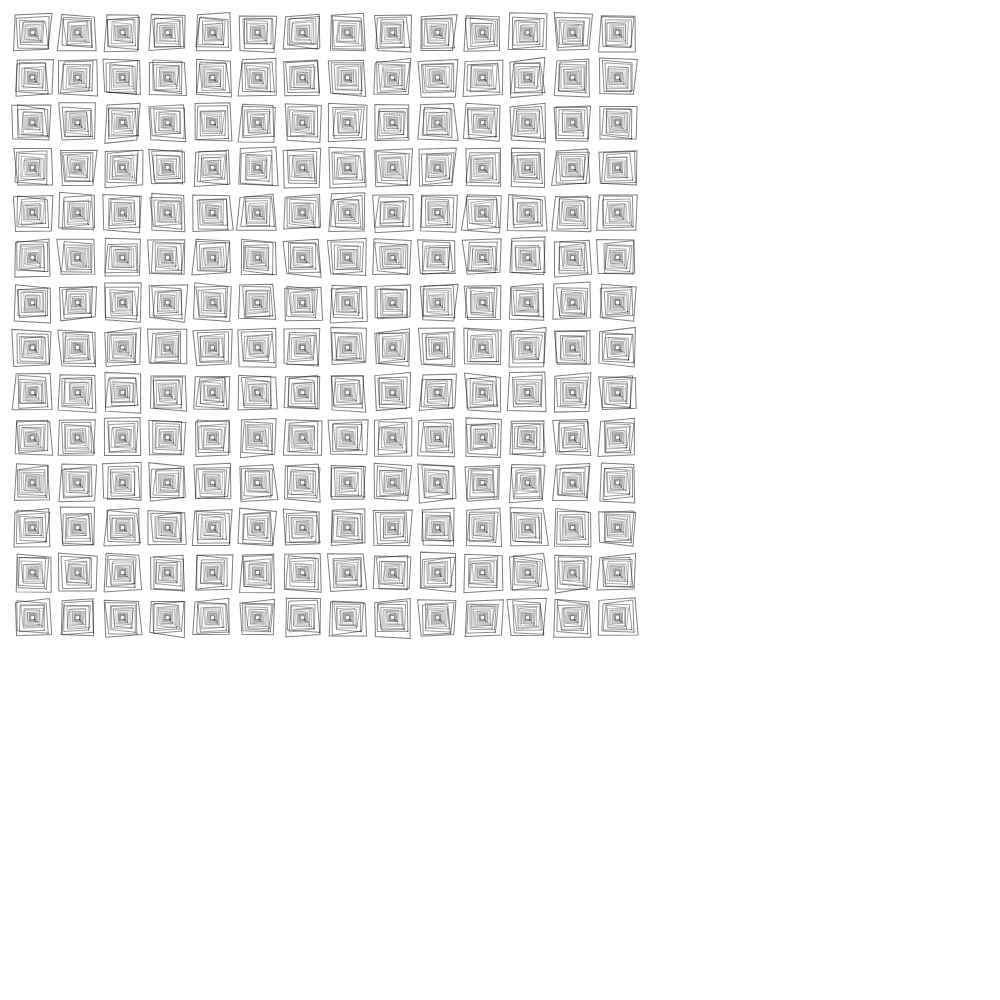
Frame 1 (no input)
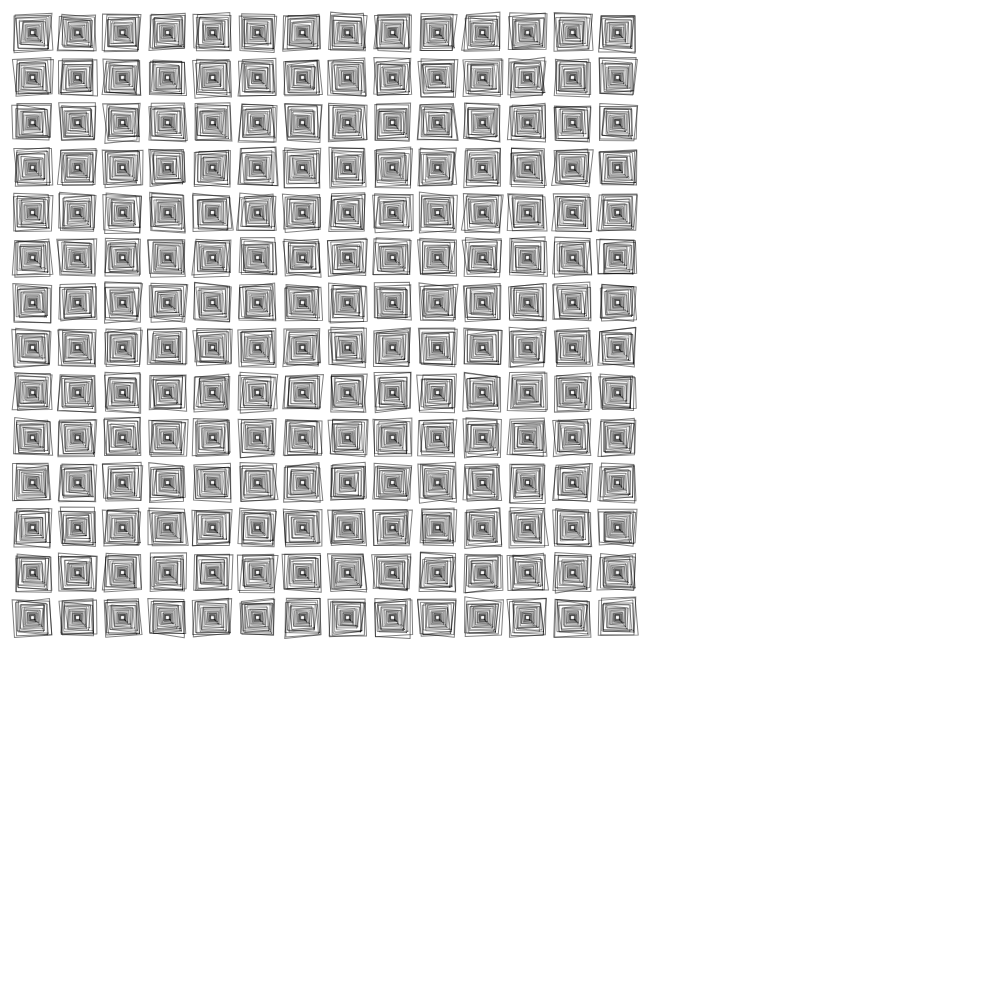
Frame 2 (the mouse pressed at the canvas centre, redrawn once)

The p5.js sketch that drew these frames (run headless with seeded random() and noise() and a simulated clock; the mouse was pressed at the canvas centre and the sketch redrawn once):

// p5.js sketch
// ── sketch.js
let mid = {};
let palette = [];
let bg;
let clusterWidth;
let clusterHeight;
let bounds;
let amountHorizontal = 14;
let amountVertical = 14;
let shrinkFactor = 0.85;
let horizontalSpacing;
let horizontalSpacingFactor = 0.8;
let verticalSpacing;

let amountDrawn = 0;
let infiniteLoopLimit = 10000;
let lineWeight = qp("lineWeight", 1);
let lineColor;
function setup() {
  lineColor = ca("#000", 128);
  //960,720;
  bounds = {
    width: qp("width", 640),
    height: qp("height", 640)
  };
  //createCanvas(bounds.width, bounds.height);
  createCanvas(1000, 1000);
  translate(bounds.width, bounds.height);
  bg = qpColor("bg", "fff");
  clusterWidth = Math.floor(
    (bounds.width * horizontalSpacingFactor) / (amountHorizontal + 6)
  );
  clusterHeight = clusterWidth;
  horizontalSpacing = clusterWidth * horizontalSpacingFactor;
  verticalSpacing = horizontalSpacing;
  console.log("horizontalSpacing", horizontalSpacing);
  background(bg);
  mid = {
    x: width / 2,
    y: height / 2
  };
  noLoop();
  setupSeed();
}

function draw() {
  noFill();
  strokeWeight(lineWeight);
  stroke(lineColor);
  rectMode(CENTER);
  let amountOfDraws = 1;
  for (let drawIndex = 0; drawIndex < amountOfDraws; drawIndex++) {
    for (
      let verticalIndex = 0;
      verticalIndex < amountVertical;
      verticalIndex++
    ) {
      for (
        let horizontalIndex = 0;
        horizontalIndex < amountHorizontal;
        horizontalIndex++
      ) {
        let currentClusterPosition = {
          x: horizontalIndex * clusterWidth,
          y: verticalIndex * clusterHeight
        };
        currentClusterPosition.x += (horizontalIndex + 1) * horizontalSpacing;
        currentClusterPosition.y += (verticalIndex + 1) * verticalSpacing;
        drawCluster(currentClusterPosition);
      }
    }
  }
}

function drawCluster(position) {
  let minimumWidth = clusterWidth * 0.1;
  let currentWidth = clusterWidth;
  let currentWeight = lineWeight;

  let middleOfCluster = { x: 0, y: 0 };
  middleOfCluster.x = position.x + clusterWidth / 2;
  middleOfCluster.y = position.y + clusterHeight / 2;

  push();
  translate(middleOfCluster.x, middleOfCluster.y);
  while (currentWidth > minimumWidth) {
    if (infiniteLoopLimit > 0 && amountDrawn > infiniteLoopLimit) {
      break;
    }
    drawSingle(currentWidth, currentWeight);
    currentWeight = currentWeight * shrinkFactor;
    currentWidth = currentWidth * shrinkFactor;
    if (currentWeight < 0.4) {
      currentWeight = 0.4;
    }
  }
  pop();
}

function drawSingle(radius, weight) {
  strokeWeight(weight);
  //rect(0, 0, radius, radius);
  push();
  rotate(radians(45));
  beginShape();
  const points = polygonPoints(radius, 4);
  points.forEach(p => {
    const factor = radius * 0.1;
    const x = fuzz(p.x, factor, { ao: PI });
    const y = fuzz(p.y, factor, { ao: PI });
    vertex(x, y);
  });
  endShape(CLOSE);
  pop();
  amountDrawn++;
}

function fuzz(i, fuzzFactor) {
  let r = random(i - fuzzFactor, i + fuzzFactor);
  return r;
}

function polygonPoints(radius, numberOfPoints, { x = 0, y = 0, ao = 0 } = {}) {
  var angle = TWO_PI / numberOfPoints;
  const results = [];
  for (var a = 0; a < TWO_PI; a += angle) {
    var sx = x + cos(a + ao) * radius;
    var sy = y + sin(a + ao) * radius;
    results.push({ x: sx, y: sy });
  }
  return results;
}

function setupSeed() {
  const fromLocation = new URL(document.location).searchParams.get("seed");
  if (fromLocation) {
    window.seed = parseFloat(fromLocation);
  } else {
    window.seed = ceil(random(0, 1000000));
  }
  console.log(window.seed);
  randomSeed(window.seed);
}

function randomFromArray(arr) {
  const i = Math.floor(random(0, arr.length));
  return arr[i];
}

function qp(name, def, customParser) {
  let value = new URL(document.location).searchParams.get(name);
  if (value === null || value === undefined || value === "") {
    value = def;
  }
  if (customParser) {
    value = customParser(value);
  } else {
    if (!isNaN(value)) {
      value = parseFloat(value);
    }
  }
  console.log("qp", name, value, def);
  return value;
}
function qpColor(name, def) {
  return qp(name, def, v => {
    if (v) {
      return "#" + v;
    }
    return v;
  });
}

function mouseReleased() {
  if (mouseReleased.isCurrentlyPaused) {
    console.log("resumed");
    mouseReleased.isCurrentlyPaused = false;
    return loop();
  }
  mouseReleased.isCurrentlyPaused = true;
  noLoop();
  console.log("paused");
}

function ca(c, a) {
  const result = color(c);
  if (a !== undefined) {
    result.setAlpha(a);
  }
  return result;
}

function randomColorFromPallete() {
  let x = randomFromArray(palette);
  x = x.levels;
  let r = color(x[0], x[1], x[2]);
  return r;
}

function randomFromArray(arr) {
  const i = Math.floor(random(0, arr.length));
  return arr[i];
}
